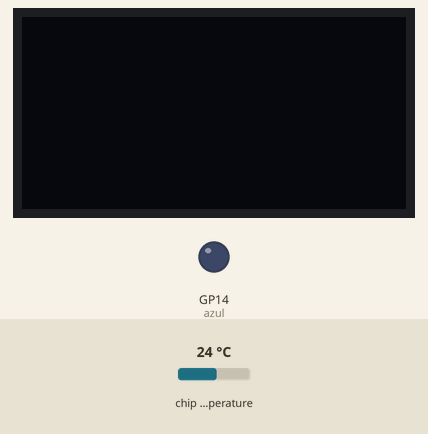
The program below on a simulated Raspberry Pi Pico running MicroPython. Parts: 128×64 one-colour display, output pins drawn as LEDs (lit = HIGH). The inputs (shaded band) are chosen by the test bench; at power-on: chip temperature 24 °C. The OLED is the two-colour kind (top 16 rows yellow); WiFi joins after 1.5 s; web requests get an empty 200 reply after 0.4 s; what the program prints to the serial console is not drawn.

Above: at 1.2 s.
1.3 s: chip temperature set to 1 °C
At 11.9 s:
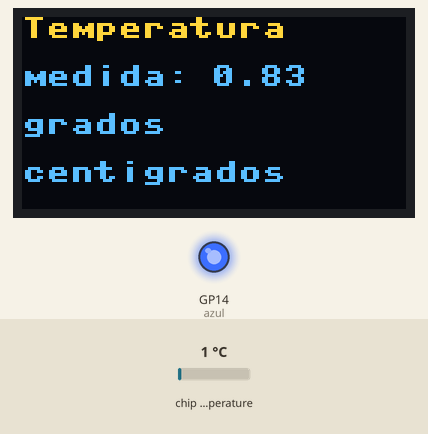
15.2 s: chip temperature set to 11 °C
At 19.79 s:
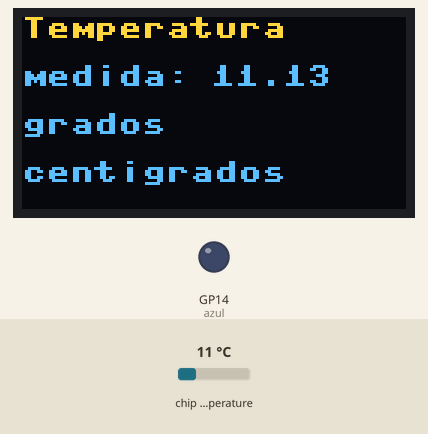
29.1 s: chip temperature set to 22 °C
At 34.2 s:
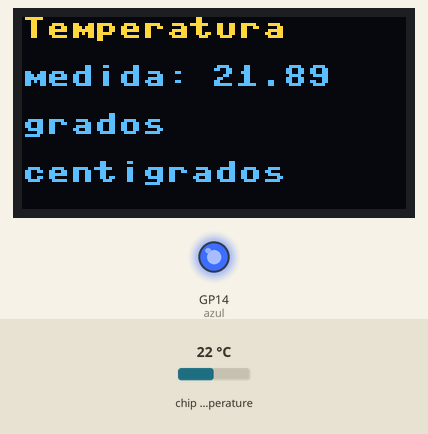
Timing chart, 0 to 49.0 s (numbered marks = the images above; inputs shaded):
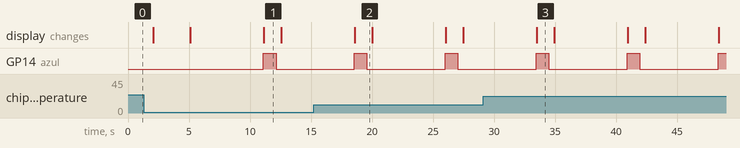

Measured:
- after the input at 15.2 s, the display: changes after 3.4 s (image 2)
- after the input at 29.1 s, the display: changes after 4.4 s (image 3)
- by itself, GP14 (azul): alternates HIGH for 1.0 s and LOW for 6.4 s
- what the display in image 1 shows lasts 1.5 s, from 11.1 s to 12.6 s

The program:

_RED_EXTERNA__cliente.py
```python
# COM6 --> CLIENTE
# si le funciona el sensor
import usocket as socket
import network
import time
import re
from ssd1306 import SSD1306_I2C
from machine import Pin, I2C
import utime
from time import sleep

# -- crear objeto para manejar la pantalla oled -- #
def crear_oled():
    i2c = I2C(0, scl=Pin(17), sda=Pin(16), freq=400000) ## <-- pendiente
    oled = SSD1306_I2C(128,64,i2c)
    return oled

# -- funcion para mostrar mensajes en la pantalla OLED -- #
def mostrar_oled(oled, message, n):
    oled.fill(0)
    ancho_caracter = 7  # <-- tamaño en pixeles de un caracter
    max_columna = 120   # <-- long max de la pantalla
    fila = 0            # <-- primera linea
    columna = 0			# <-- primera columna
    palabras = message.split() # <-- string a lista
    for palabra in palabras:
        ancho_palabra = len(palabra) * ancho_caracter
        if columna + ancho_palabra > max_columna:
            fila += 16
            columna = 0
        if fila >= 50:
            oled.show()
            sleep(n)
            oled.fill(0)
            fila = 0
            columna = 0
        oled.text(palabra, columna, fila)
        columna = columna + 7 # --> espacio entre palabras porsia
        columna += ancho_palabra + ancho_caracter
    oled.show()
    sleep(n)

# -- funcion para conectar a wifi ---
def conectar_wifi(ssid, password):
    wlan = network.WLAN(network.STA_IF)
    wlan.active(True)
    wlan.connect(ssid, password)
    while not wlan.isconnected():
        time.sleep(1)
    print("Conectado a WiFi")
    return wlan.ifconfig()[0]

# -- leer sensor de temperatura del PICO W -- #
def leer_sensor():
    sensor_temp = machine.ADC(4)
    conversion_factor = 3.3 / (65535)
    reading = sensor_temp.read_u16() * conversion_factor
    temperature = 27 - (reading - 0.706)/0.001721
    print(temperature)
    temperature = round(temperature,2)
    return temperature

# -- funcion para enviar datos al servidor -- #
def enviar_datos_servidor(ip_servidor, puerto=80, temperatura=0):
    try:
        s = socket.socket()
        s.connect((ip_servidor, puerto))
        mensaje = f"TEMPERATURA={temperatura}"
        s.send(f"POST / HTTP/1.1\r\nHost: {ip_servidor}\r\nContent-Type: text/plain\r\nContent-Length: {len(mensaje)}\r\n\r\n{mensaje}")
        s.close()
        print("Datos enviados al servidor")
    except OSError as e:
        print(f"Error al conectar con el servidor: {e}")

# -- main -- #
def cliente():
    '''MODIFICAR DE ACUERDO SI ESTAS
    EN CASA O EN LA CLASE'''
    azul = Pin(14, Pin.OUT)
    azul.value(0)
    oled = crear_oled()
    oled.fill(0)
    oled.show()
    sleep(2)
    mostrar_oled(oled, "CLIENTE: MONITOREO DE TEMPERATURA", 3)
    ssid = 'clau-moto'
    password = 'tata4646'
    mostrar_oled(oled, f"SSID A CONECTAR: {ssid}", 4)
    ip_servidor = '192.168.219.74'
    conectar_wifi(ssid, password)
    azul = Pin(14, Pin.OUT)
    ejecutar = True
    while ejecutar:
        temperatura = leer_sensor()
        azul.value(1)
        cadena = f"Temperatura medida: {temperatura}  grados centigrados"
        print(cadena)
        mostrar_oled(oled, cadena, 1)
        azul.value(0)
        enviar_datos_servidor(ip_servidor, temperatura=temperatura)
        mostrar_oled(oled, "Esperando nueva muestra a tomar (cliente)", 1)
        time.sleep(5)  # espera 5 seg mas antes de tomar nueva muestra

if __name__ == "__main__":
    cliente()
```
